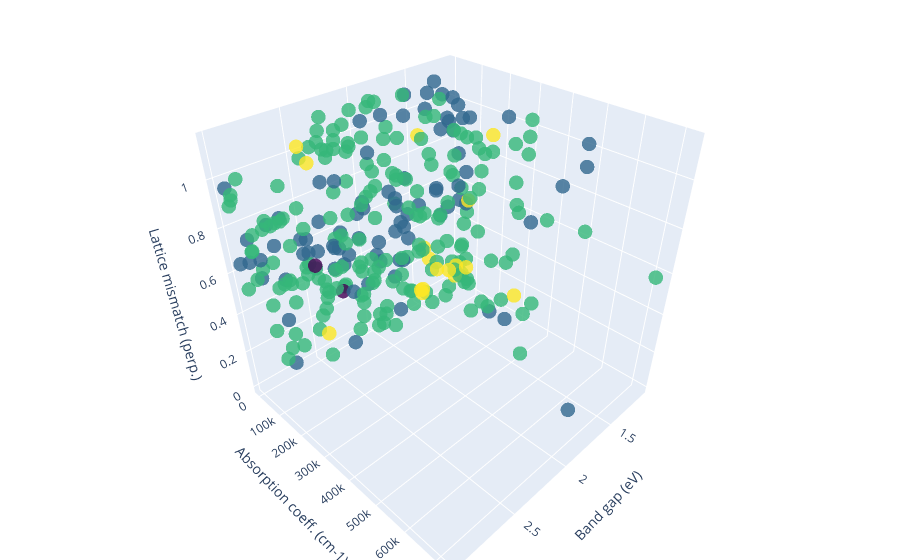

The notebook cell saved with this chart:
### Code cell
import plotly.graph_objects as go

fig = go.Figure(data=[go.Scatter3d(
    x=filtered_df['BG'],
    y=filtered_df['CA'],
    z=filtered_df['latt_mis_perp'],
    mode='markers',
    marker=dict(size=5, color=filtered_df['num_of_elements'], colorscale='Viridis', opacity=0.8),
    text=filtered_df['Formule'],
    hoverinfo='text+x+y+z'
)])

fig.update_layout(scene=dict(
    xaxis_title='Band gap (eV)',
    yaxis_title='Absorption coeff. (cm-1)',
    zaxis_title='Lattice mismatch (perp.)'
    ),
    margin=dict(l=0,r=0,b=0,t=0)
)
fig.show()
fig.write_image("figures/scatter3d.svg")

### Figure 1 — Plotly figure (JSON) as saved in the notebook; plotly's stock layout.template omitted (floating-point values rounded to 4 significant figures; data arrays with more than 128 entries replaced by an {"elided": "..."} marker saying what was removed)
{"data": [{"hoverinfo": "text+x+y+z", "marker": {"color": {"elided": "302 int values"}, "colorscale": [[0, "#440154"], [0.1111, "#482878"], [0.2222, "#3e4989"], [0.3333, "#31688e"], [0.4444, "#26828e"], [0.5556, "#1f9e89"], [0.6667, "#35b779"], [0.7778, "#6ece58"], [0.8889, "#b5de2b"], [1, "#fde725"]], "opacity": 0.8, "size": 5}, "mode": "markers", "text": {"elided": "302 str values"}, "type": "scatter3d", "x": {"elided": "302 float values"}, "y": {"elided": "302 float values"}, "z": {"elided": "302 float values"}}], "layout": {"margin": {"b": 0, "l": 0, "r": 0, "t": 0}, "scene": {"xaxis": {"title": {"text": "Band gap (eV)"}}, "yaxis": {"title": {"text": "Absorption coeff. (cm-1)"}}, "zaxis": {"title": {"text": "Lattice mismatch (perp.)"}}}}}
